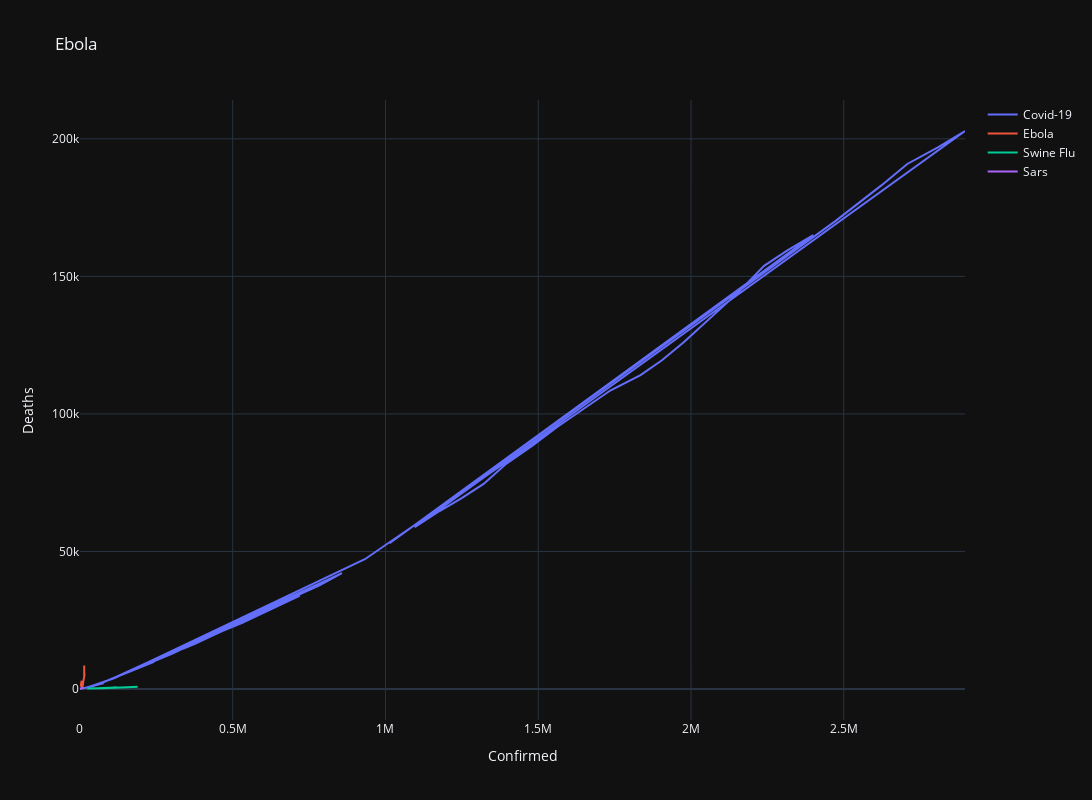

The code cell stored with this chart in its notebook:
### Code cell
fig=go.Figure()

fig.add_trace(go.Scatter(y=gb4["Deaths"],x=gb4["Confirmed"],name='Covid-19'))
fig.add_trace(go.Scatter(y=gb["ConfirmedDeaths"],x=gb["ConfirmedCases"],name="Ebola"))
fig.add_trace(go.Scatter(y=gb2["Deaths"],x=gb2["Cases"],name='Swine Flu'))
fig.add_trace(go.Scatter(y=gb3["Deaths"],x=gb3["Confirmed"],name='Sars'))

# fig.add_trace(go.Scatter(x=gb2.index,y=gb2["Cases"],name='Swine Flu'))


fig.update_layout(title='Ebola',
                   yaxis_title='Deaths',
                   xaxis_title='Confirmed',
                   width=1200,
                   height=800,
                   template="plotly_dark")


fig.show()
